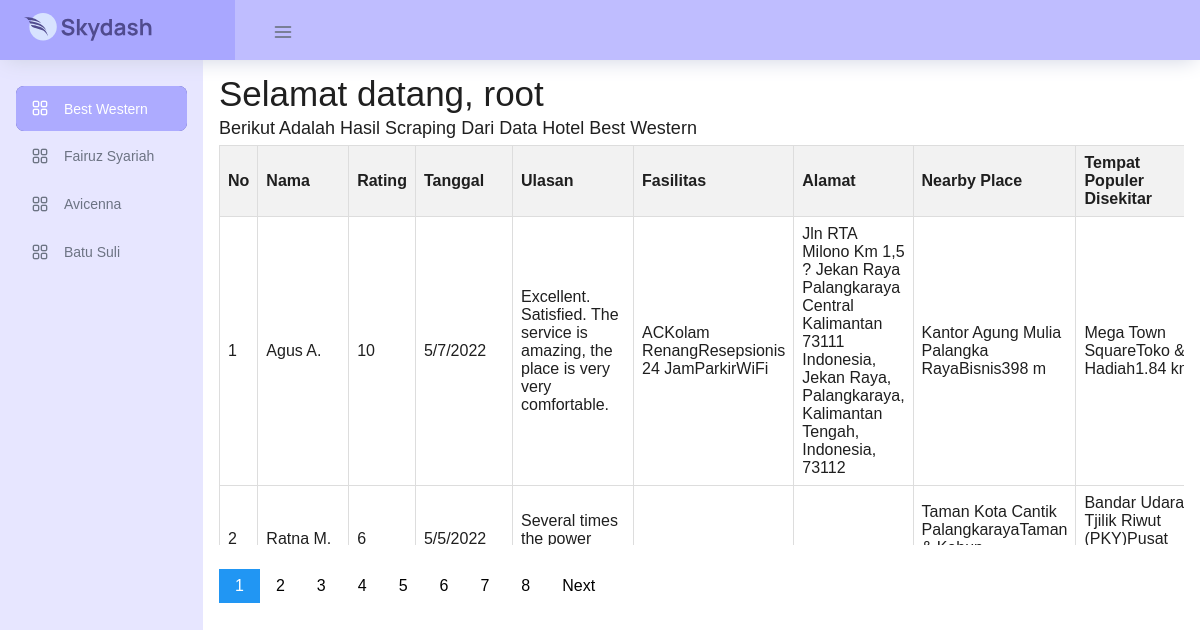
Page /dashboard.php on the committed database.
### tables this page shows
CREATE TABLE `scarping_data_hotel` (
  `nama` varchar(16) DEFAULT NULL,
  `rating` varchar(6) DEFAULT NULL,
  `tanggal` varchar(10) DEFAULT NULL,
  `ulasan` varchar(786) DEFAULT NULL,
  `Fasilitas` varchar(42) DEFAULT NULL,
  `alamat` varchar(145) DEFAULT NULL,
  `nearby` varchar(59) DEFAULT NULL,
  `populer` varchar(58) DEFAULT NULL,
  `superiorDouble` varchar(14) DEFAULT NULL,
  `Duluxe Double` varchar(13) DEFAULT NULL,
  `Deluxe Twin` varchar(14) DEFAULT NULL
);

### koneksi.php (called while the page is built, shortened)
<?php
$username = "root";
?>

### dashboard.php (the view, shortened to what this page needs)
<?php
include_once("header.php");
require_once("koneksi.php");
?>
<div class="main-panel m-3">
  <h2>Selamat datang, <?php echo $username; ?></h2>
  <h4>Berikut Adalah Hasil Scraping Dari Data Hotel Best Western</h4>
  <?php
  include "koneksi.php";
  $query = mysqli_query($conn, "SELECT * FROM scarping_data_hotel");
  $halaman = isset($_GET['halaman']) ? (int) $_GET['halaman'] : 1;
  $jumlah_data_per_halaman = 10;
  $jumlah_data = mysqli_num_rows($query);
  $jumlah_halaman = ceil($jumlah_data / $jumlah_data_per_halaman);
  $awal_data = ($halaman - 1) * $jumlah_data_per_halaman;
  $query_paginate = mysqli_query($conn, "SELECT * FROM scarping_data_hotel LIMIT $awal_data, $jumlah_data_per_halaman");
  echo "<div class='scrollable-table'>";
  echo "<table>
  <tr>
    <th>No</th>
    <th>Nama</th>
    <th>Rating</th>
    <th>Tanggal</th>
    <th>Ulasan</th>
    <th>Fasilitas</th>
    <th>Alamat</th>
    <th>Nearby Place</th>
    <th>Tempat Populer Disekitar</th>
    <th>Superior Double</th>
    <th>Deluxe Double</th>
    <th>Deluxe Twin</th>
  </tr>";
  $i = $awal_data + 1;
  while ($data = mysqli_fetch_array($query_paginate)) {
    echo "<tr>
    <td>" . $i . "</td>
    <td>" . $data['nama'] . "</td>
    <td>" . $data['rating'] . "</td>
    <td>" . $data['tanggal'] . "</td>
    <td>" . $data['ulasan'] . "</td>
    <td>" . $data['Fasilitas'] . "</td>
    <td>" . $data['alamat'] . "</td>
    <td>" . $data['nearby'] . "</td>
    <td>" . $data['populer'] . "</td>
    <td>" . $data['superiorDouble'] . "</td>
    <td>" . $data['Duluxe Double'] . "</td>
    <td>" . $data['Deluxe Twin'] . "</td>
  </tr>";
    $i++;
  }
  echo "</table>";
  echo "</div>";
  echo "<div style='margin-top: 1.5rem'>";
  echo "<nav aria-label='Page navigation example'>";
  echo "<div class='pagination'>";
  for ($h = 1; $h <= $jumlah_halaman; $h++) {
    if ($h == $halaman) {
      echo "<a class='active' href='?halaman=$h'>$h</a>";
    } else {
      echo "<a href='?halaman=$h'>$h</a>";
    }
  }
  if ($halaman < $jumlah_halaman) {
    echo "<a href='?halaman=" . ($halaman + 1) . "'>Next</a>";
  }
  echo "</div>"
  ?>
</div>
<?php
include_once("footer.php");
?>

### header.php (shortened to what this page needs)
<!DOCTYPE html>
<html lang="en">
<head>
    <link rel="stylesheet" href="assets/vendor/feather/feather.css">
    <link rel="stylesheet" href="assets/vendor/ti-icons/css/themify-icons.css">
    <link rel="stylesheet" href="assets/vendor/css/vendor.bundle.base.css">
    <link rel="stylesheet" href="assets/vendor/ti-icons/css/themify-icons.css">
    <link rel="stylesheet" href="assets/css/vertical-layout-light/style.css">
    <link rel="stylesheet" href="https://stackpath.bootstrapcdn.com/font-awesome/4.7.0/css/font-awesome.min.css">
</head>
<body>
    <div class="container-scroller">
        <nav class="navbar col-lg-12 col-12 p-0 fixed-top d-flex flex-row">
            <div class="text-center navbar-brand-wrapper d-flex align-items-center justify-content-center">
                <a class="navbar-brand brand-logo mr-5" href="dashboard.php"><img src="assets/img/logo.svg" class="mr-1"
                        alt="logo" /></a>
            </div>
            <div class="navbar-menu-wrapper d-flex align-items-center justify-content-end">
                <button class="navbar-toggler navbar-toggler align-self-center" type="button" data-toggle="minimize">
                    <span class="icon-menu"></span>
                </button>
            </div>
        </nav>
        <div class="container-fluid page-body-wrapper">
            <nav class="sidebar sidebar-offcanvas" id="sidebar">
                <ul class="nav">
                    <li class="nav-item">
                        <a class="nav-link" href="dashboard.php" aria-expanded="false" aria-controls="ui-basic">
                            <i class="icon-grid menu-icon"></i>
                            <span class="menu-title">Best Western</span>
                        </a>
                    </li>
                    <li class="nav-item">
                        <a class="nav-link" href="field1.php" aria-expanded="false" aria-controls="ui-basic">
                            <i class="icon-grid menu-icon"></i>
                            <span class="menu-title">Fairuz Syariah</span>
                        </a>
                    </li>
                    <li class="nav-item">
                        <a class="nav-link" href="field2.php">
                            <i class="icon-grid menu-icon"></i>
                            <span class="menu-title">Avicenna</span>
                        </a>
                    </li>
                    <li class="nav-item">
                        <a class="nav-link" href="field3.php">
                            <i class="icon-grid menu-icon"></i>
                            <span class="menu-title">Batu Suli</span>
                        </a>
                    </li>
                </ul>
            </nav>

### footer.php (shortened to what this page needs)
</div>
</div>
</body>
</html>

### header.php (style rules this page uses)
.navbar .navbar-brand-wrapper { background: #a9a7ff !important; }
.sidebar { background-color: #e7e6ff; }
.navbar .navbar-menu-wrapper { background: #bfbdff; }
.sidebar .nav .nav-item.active>.nav-link, .sidebar .nav.sub-menu, .sidebar .nav:not(.sub-menu)>.nav-item>.nav-link[aria-expanded="true"], .nav-pills-primary .nav-link.active { background: #adabff; }

### dashboard.php (style rules this page uses)
.scrollable-table { max-height: 400px; overflow: auto; }
table { width: 100%; border-collapse: collapse; }
th, td { border: 1px solid #ddd; padding: 8px; text-align: left; }
th { background-color: #f2f2f2; }
.pagination { display: inline-block; }
.pagination a { color: black; float: left; padding: 8px 16px; text-decoration: none; }
.pagination a.active { background-color: #2196F3; color: white; }

### rows in the picture
scarping_data_hotel: nama "Agus A.", rating "10", tanggal "5/7/2022", ulasan "Excellent. Satisfied. The service is amazing, the place is very very comfortable.", Fasilitas "ACKolam RenangResepsionis 24 JamParkirWiFi", alamat "Jln RTA Milono Km 1,5 ? Jekan Raya Palangkaraya Central Kalimantan 73111 Indonesia, Jekan Raya, Palangkaraya, Kalimantan Tengah, Indonesia, 73112", nearby "Kantor Agung Mulia Palangka RayaBisnis398 m", populer "Mega Town SquareToko & Hadiah1.84…"
scarping_data_hotel: nama "Ratna M.", rating "6", tanggal "5/5/2022", ulasan "Several times the power…", nearby "Taman Kota Cantik PalangkarayaTaman…", populer "Bandar Udara Tjilik Riwut (PKY)Pusat…"

### other values in the picture
$username "root"
